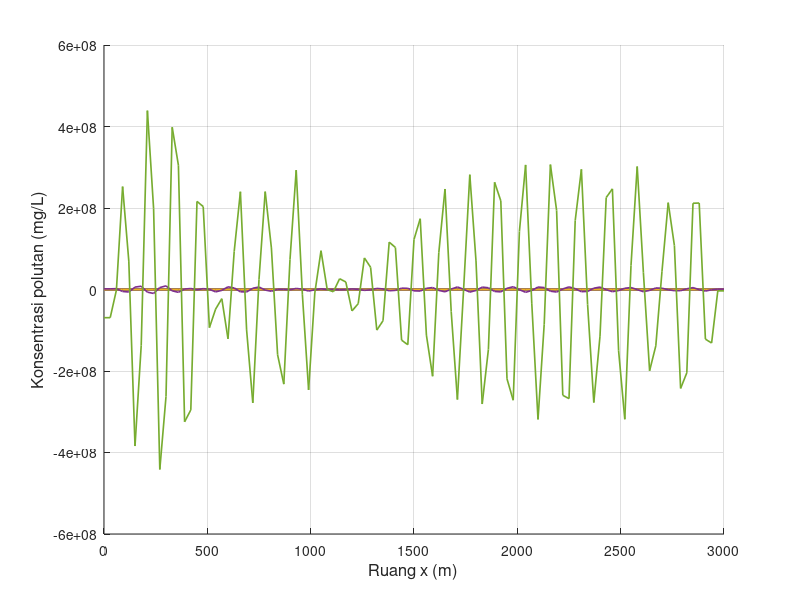

Here is the MATLAB script that generated this plot: (Note: this script raises an error after producing the figure.)
clear; clc; close all;

% Feby Syarief Al A`raaf
% 26050124130087
% Oseanografi C
%
% Simulasi adveksi-difusi 1 dimensi dengan metode FTCS
% Sumber polutan kontinu
% Grafik: konsentrasi polutan terhadap ruang
% NIM ganjil, xyz = 087, sehingga:
% x = 0, y = 8, z = 7
% u_xyz = 0.780 m/s
% Konsentrasi sumber = 10*z = 70 mg/L

x_digit = 0;
y_digit = 8;
z_digit = 7;

u_xyz    = 0.780;
C_source = 10 * z_digit;

% Waktu yang akan diplot (dalam indeks langkah waktu n)
n_plot = [0, ...
          10 + z_digit, 20 + z_digit, 30 + z_digit, 40 + z_digit, ...
          50 + z_digit, 100 + z_digit, 200 + z_digit, 300 + z_digit, ...
          500 + z_digit, 800 + z_digit, 1000 + z_digit];

L = 3000;   % panjang domain (m)
T = 10800;  % waktu simulasi (s)

scenario(1).nama = 'Skenario 1';
scenario(1).dx   = 30;
scenario(1).dt   = 8;
scenario(1).u    = u_xyz;
scenario(1).D    = 0.05;
scenario(1).m    = 30 + z_digit;

scenario(2).nama = 'Skenario 2';
scenario(2).dx   = 60;
scenario(2).dt   = 8;
scenario(2).u    = u_xyz;
scenario(2).D    = 0.05;
scenario(2).m    = 60 + z_digit;

scenario(3).nama = 'Skenario 3';
scenario(3).dx   = 15;
scenario(3).dt   = 8;
scenario(3).u    = u_xyz;
scenario(3).D    = 0.05;
scenario(3).m    = 15 + z_digit;

scenario(4).nama = 'Skenario 4';
scenario(4).dx   = 30;
scenario(4).dt   = 8;
scenario(4).u    = 0.5 * u_xyz;
scenario(4).D    = 0.05;
scenario(4).m    = 30 + z_digit;

scenario(5).nama = 'Skenario 5';
scenario(5).dx   = 30;
scenario(5).dt   = 8;
scenario(5).u    = 2 * u_xyz;
scenario(5).D    = 0.05;
scenario(5).m    = 30 + z_digit;

scenario(6).nama = 'Skenario 6';
scenario(6).dx   = 30;
scenario(6).dt   = 8;
scenario(6).u    = -u_xyz;
scenario(6).D    = 0.05;
scenario(6).m    = 30 + z_digit;

scenario(7).nama = 'Skenario 7';
scenario(7).dx   = 30;
scenario(7).dt   = 2;
scenario(7).u    = u_xyz;
scenario(7).D    = 0.05;
scenario(7).m    = 30 + z_digit;

scenario(8).nama = 'Skenario 8';
scenario(8).dx   = 30;
scenario(8).dt   = 16;
scenario(8).u    = u_xyz;
scenario(8).D    = 0.05;
scenario(8).m    = 30 + z_digit;

scenario(9).nama = 'Skenario 9';
scenario(9).dx   = 30;
scenario(9).dt   = 8;
scenario(9).u    = u_xyz;
scenario(9).D    = 0.50;
scenario(9).m    = 30 + z_digit;

scenario(10).nama = 'Skenario 10';
scenario(10).dx   = 30;
scenario(10).dt   = 8;
scenario(10).u    = u_xyz;
scenario(10).D    = 1.00;
scenario(10).m    = 30 + z_digit;

folder_output = 'output_Kontinu_FTCS_Adveksi_Difusi_Terhadap_Ruang';
if ~exist(folder_output, 'dir')
    mkdir(folder_output);
end

for s = 1:numel(scenario)

    fprintf('\nMemproses %s\n', scenario(s).nama);

    dx       = scenario(s).dx;
    dt       = scenario(s).dt;
    u        = scenario(s).u;
    D        = scenario(s).D;
    m_source = scenario(s).m;

    x_space = 0:dx:L;
    t_grid  = 0:dt:T;

    Mmax = length(x_space);
    Nmax = length(t_grid) - 1;   % jumlah langkah waktu

    courant = u * dt / dx;
    alpha   = D * dt / dx^2;

    fprintf('dx = %.3f m, dt = %.3f s, u = %.3f m/s, D = %.3f m^2/s, m = %d\n', ...
            dx, dt, u, D, m_source);
    fprintf('Mmax = %d, Nmax = %d, Courant = %.4f, alpha = %.6f\n', ...
            Mmax, Nmax, courant, alpha);

    if m_source > Mmax
        fprintf('%s tidak dapat diproses karena grid sumber di luar domain.\n', scenario(s).nama);
        continue;
    end

    if any(n_plot > Nmax)
        n_tidak_valid = n_plot(n_plot > Nmax);
        fprintf('%s: n = %s melebihi Nmax = %d sehingga tidak digrafikkan.\n', ...
                scenario(s).nama, mat2str(n_tidak_valid), Nmax);
    end

    if alpha > 0.5
        fprintf('%s: peringatan, alpha > 0.5 sehingga skema FTCS berpotensi tidak stabil.\n', ...
                scenario(s).nama);
    end

    F0 = zeros(1, Mmax);
    F  = zeros(1, Mmax);

    snapshot = NaN(length(n_plot), Mmax);

    % kondisi awal
    F0(:) = 0;
    F0(m_source) = C_source;

    idx0 = find(n_plot == 0, 1);
    if ~isempty(idx0)
        snapshot(idx0, :) = F0;
    end

    for J = 1:Nmax

        % kondisi batas sebelum update
        F0(1)    = F0(2);
        F0(Mmax) = F0(Mmax - 1);

        % sumber kontinu
        F0(m_source) = C_source;

        for i = 2:(Mmax - 1)
            if i == m_source
                F(i) = C_source;
            else
                F(i) = F0(i) ...
                     - (u * dt / (2 * dx)) * (F0(i + 1) - F0(i - 1)) ...
                     + (D * dt / dx^2) * (F0(i + 1) - 2 * F0(i) + F0(i - 1));
            end
        end

        % kondisi batas sesudah update
        F(1)    = F(2);
        F(Mmax) = F(Mmax - 1);

        % sumber tetap kontinu
        F(m_source) = C_source;

        idx_snap = find(n_plot == J, 1);
        if ~isempty(idx_snap)
            snapshot(idx_snap, :) = F;
        end

        F0 = F;
    end

    fig = figure('Visible', 'off', 'Position', [100 100 1400 600]);
    hold on;

    legend_text = {};

    for k = 1:length(n_plot)

        if all(isnan(snapshot(k, :)))
            continue;
        end

        plot(x_space, snapshot(k, :), 'LineWidth', 1.2);
        legend_text{end + 1} = sprintf('n = %d', n_plot(k));
    end

    grid on;
    xlabel('Ruang x (m)', 'FontSize', 12);
    ylabel('Konsentrasi polutan (mg/L)', 'FontSize', 12);
    title(sprintf('%s - Konsentrasi polutan terhadap ruang', scenario(s).nama), ...
          'Feby Syarief-0087-Ose C', 'FontSize', 14, 'FontWeight', 'bold');
    xlim([x_space(1), x_space(end)]);

    y_max = max(snapshot(:), [], 'omitnan');
    if isempty(y_max) || isnan(y_max) || y_max <= 0
        ylim([0 1]);
    else
        ylim([0, max(C_source * 1.2, y_max * 1.1)]);
    end

    set(gca, 'FontSize', 11);

    legend(legend_text, ...
           'Location', 'northwest', ...
           'FontSize', 8, ...
           'NumColumns', 2, ...
           'Box', 'on');

    hold off;

    nama_file = sprintf('ftcs_adveksi_difusi_ruang_skenario_%d.png', s);
    saveas(fig, fullfile(folder_output, nama_file));
    close(fig);

    fprintf('%s selesai diproses.\n', scenario(s).nama);
end

fprintf('\nSemua skenario telah selesai diproses.\n');
